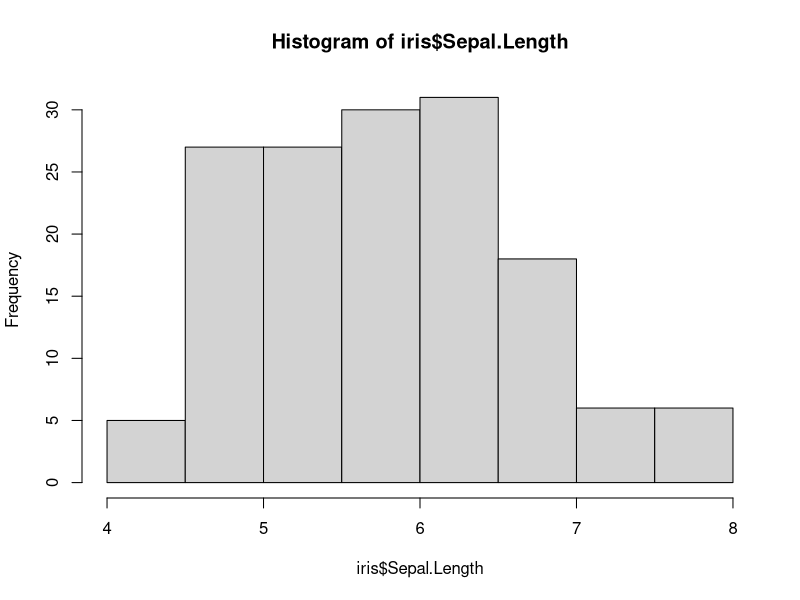
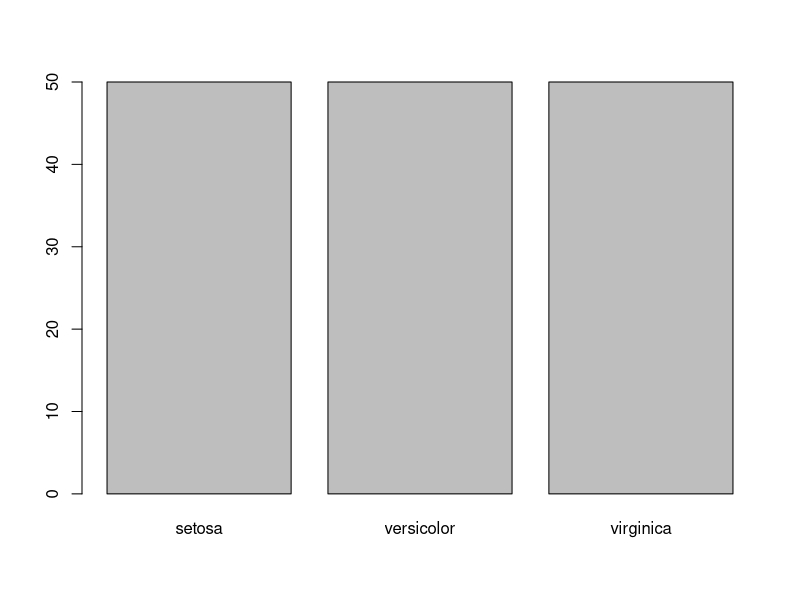
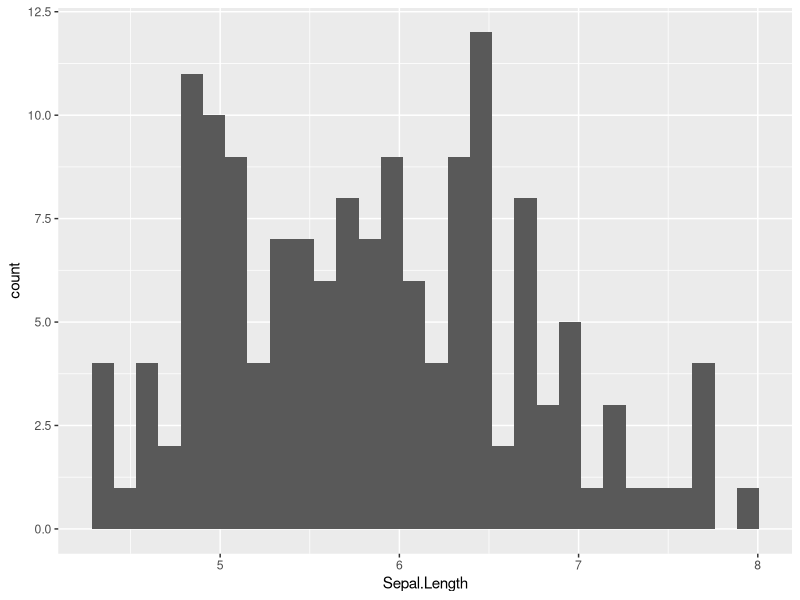
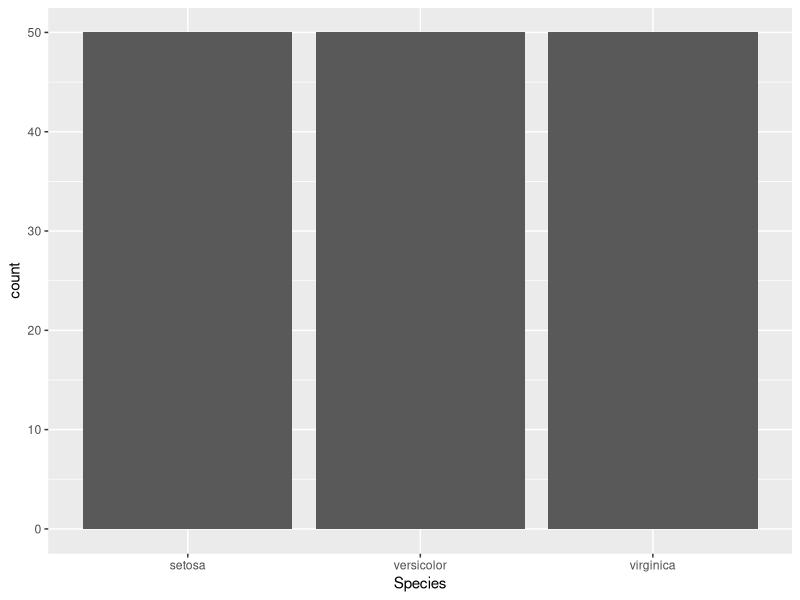

The R script that drew these images, in order:
## ---- chunk 1
# lists the top 6 rows of the data
head(iris)

#lists the top 2 rows
head(iris,2)

# lists the number of rows & number of columns
dim(iris)

#lists the names of the variables
names(iris)

# classify variables
str(iris)

# isolate a variable
iris$Sepal.Length
## ---- chunk 2
# produce a histogram (quantitative variable)
hist(iris$Sepal.Length)

# produce a barplot (qualitative variable)
barplot(table(iris$Species))
## ---- chunk 3
# install.packages("ggplot2")
library(ggplot2)

# produce a histogram (quantitative variable)
p1 = ggplot(iris, aes(x = Sepal.Length))  # Defines the x axis (1 variable).
p1 + geom_histogram() # Represents the data by histogram. 

# produce a barplot (qualitative variable)
p2 = ggplot(iris, aes(x=Species))
p2 + geom_bar()
## ---- chunk 4
# Write your code in here
## ---- chunk 5
# Write your code in here
## ---- chunk 6
# Write your code in here
